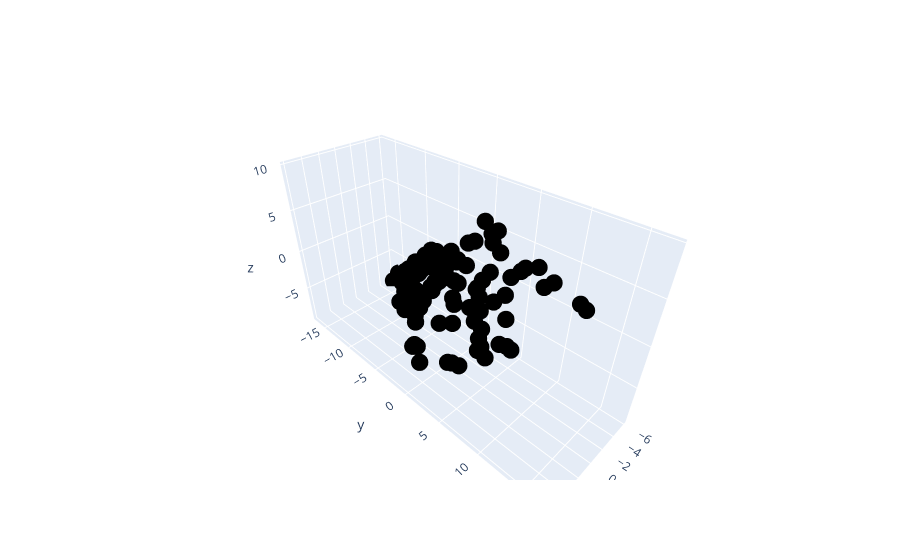

The code cell stored with this chart in its notebook:
### Code cell
import numpy as np
import matplotlib.pyplot as plt

import plotly.graph_objects as go

zakres = [-4,4]

# v1 = np.array([ 3,5,1 ])
# v2 = np.array([ 0,2,2 ])


v1 = np.array([ 1.5,2.5,0.5 ])
v2 = np.array([ 0,2,2 ])

skalary = np.random.uniform(zakres[0], zakres[1], (100,2))

points = np.zeros((100,3))

for i in range (len(skalary)):
    points[i,:] = v1 * skalary[i,0] + v2*skalary[i,1]
    
# print(punkty)

fig = go.Figure( data=[go.Scatter3d(x=points[:,0], y=points[:,1], z=points[:,2],
                                    mode='markers', marker=dict(size=6,color='black') )])

# fig = go.Figure(data=[go.Scatter3d(
#                 x = punkty[:,0], 
#                 y = punkty[:,1], 
#                 z = punkty[:,2],
#                 mode='markers'
#                 )])

fig.show()
